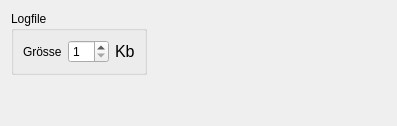
       <widget class="QWidget" name="LogPage">
        <attribute name="title">
         <string>Log</string>
        </attribute>
        <layout class="QVBoxLayout">
         <item>
          <layout class="QHBoxLayout">
           <item>
            <widget class="QGroupBox" name="LogfileSizeGroupBox">
             <property name="title">
              <string>Logfile</string>
             </property>
             <layout class="QHBoxLayout">
              <item>
               <widget class="QLabel" name="LogfileSizeTextLabel">
                <property name="text">
                 <string>Grösse</string>
                </property>
                <property name="wordWrap">
                 <bool>false</bool>
                </property>
               </widget>
              </item>
              <item>
               <widget class="QSpinBox" name="LogfileSizeSpinbox">
                <property name="minimum">
                 <number>1</number>
                </property>
                <property name="maximum">
                 <number>64</number>
                </property>
               </widget>
              </item>
              <item>
               <widget class="QLabel" name="LogfileSizeTextLabel2">
                <property name="font">
                 <font>
                  <pointsize>12</pointsize>
                 </font>
                </property>
                <property name="text">
                 <string>Kb</string>
                </property>
                <property name="wordWrap">
                 <bool>false</bool>
                </property>
               </widget>
              </item>
             </layout>
            </widget>
           </item>
           <item>
            <spacer name="spacer49">
             <property name="orientation">
              <enum>Qt::Orientation::Horizontal</enum>
             </property>
             <property name="sizeType">
              <enum>QSizePolicy::Policy::Expanding</enum>
             </property>
             <property name="sizeHint" stdset="0">
              <size>
               <width>239</width>
               <height>20</height>
              </size>
             </property>
            </spacer>
           </item>
          </layout>
         </item>
         <item>
          <spacer name="spacer50">
           <property name="orientation">
            <enum>Qt::Orientation::Vertical</enum>
           </property>
           <property name="sizeType">
            <enum>QSizePolicy::Policy::Expanding</enum>
           </property>
           <property name="sizeHint" stdset="0">
            <size>
             <width>20</width>
             <height>40</height>
            </size>
           </property>
          </spacer>
         </item>
        </layout>
       </widget>
